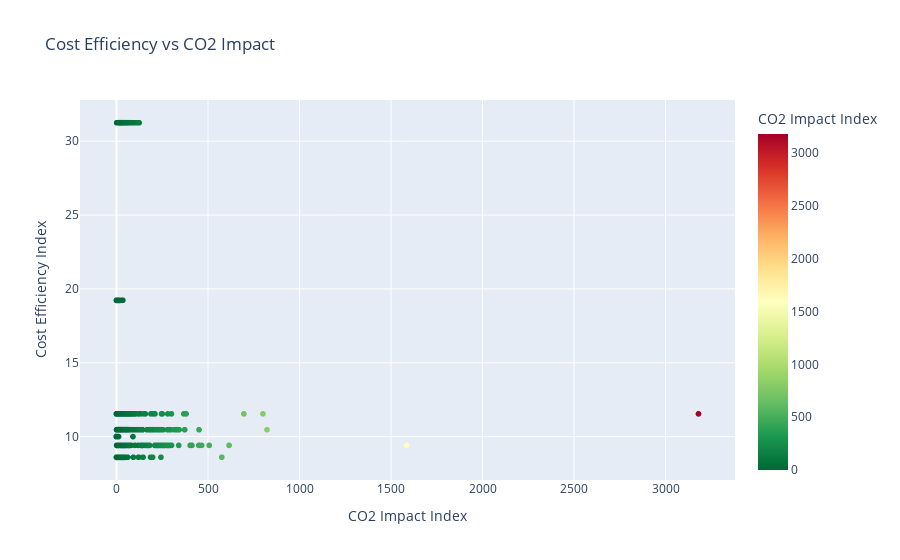

The cell this chart's notebook holds for it:
### Code cell
print("\n[Chart 2] Cost vs CO2 Relationship")
fig2 = px.scatter(df, x='CO2_Impact_Index', y='Cost_Efficiency_Index',
                  title='Cost Efficiency vs CO2 Impact',
                  labels={'CO2_Impact_Index': 'CO2 Impact Index', 
                         'Cost_Efficiency_Index': 'Cost Efficiency Index'},
                  color='CO2_Impact_Index', color_continuous_scale='RdYlGn_r')
fig2.show()

### Figure 1 — Plotly figure (JSON) as saved in the notebook; plotly's stock layout.template omitted (floating-point values rounded to 4 significant figures; data arrays with more than 128 entries replaced by an {"elided": "..."} marker saying what was removed)
{"data": [{"hovertemplate": "CO2 Impact Index=%{marker.color}<br>Cost Efficiency Index=%{y}<extra></extra>", "legendgroup": "", "marker": {"color": {"elided": "5041 float values"}, "coloraxis": "coloraxis", "symbol": "circle"}, "mode": "markers", "name": "", "showlegend": false, "type": "scattergl", "x": {"elided": "5041 float values"}, "xaxis": "x", "y": {"elided": "5041 float values"}, "yaxis": "y"}], "layout": {"coloraxis": {"colorbar": {"title": {"text": "CO2 Impact Index"}}, "colorscale": [[0, "rgb(0,104,55)"], [0.1, "rgb(26,152,80)"], [0.2, "rgb(102,189,99)"], [0.3, "rgb(166,217,106)"], [0.4, "rgb(217,239,139)"], [0.5, "rgb(255,255,191)"], [0.6, "rgb(254,224,139)"], [0.7, "rgb(253,174,97)"], [0.8, "rgb(244,109,67)"], [0.9, "rgb(215,48,39)"], [1, "rgb(165,0,38)"]]}, "legend": {"tracegroupgap": 0}, "title": {"text": "Cost Efficiency vs CO2 Impact"}, "xaxis": {"anchor": "y", "domain": [0, 1], "title": {"text": "CO2 Impact Index"}}, "yaxis": {"anchor": "x", "domain": [0, 1], "title": {"text": "Cost Efficiency Index"}}}}
